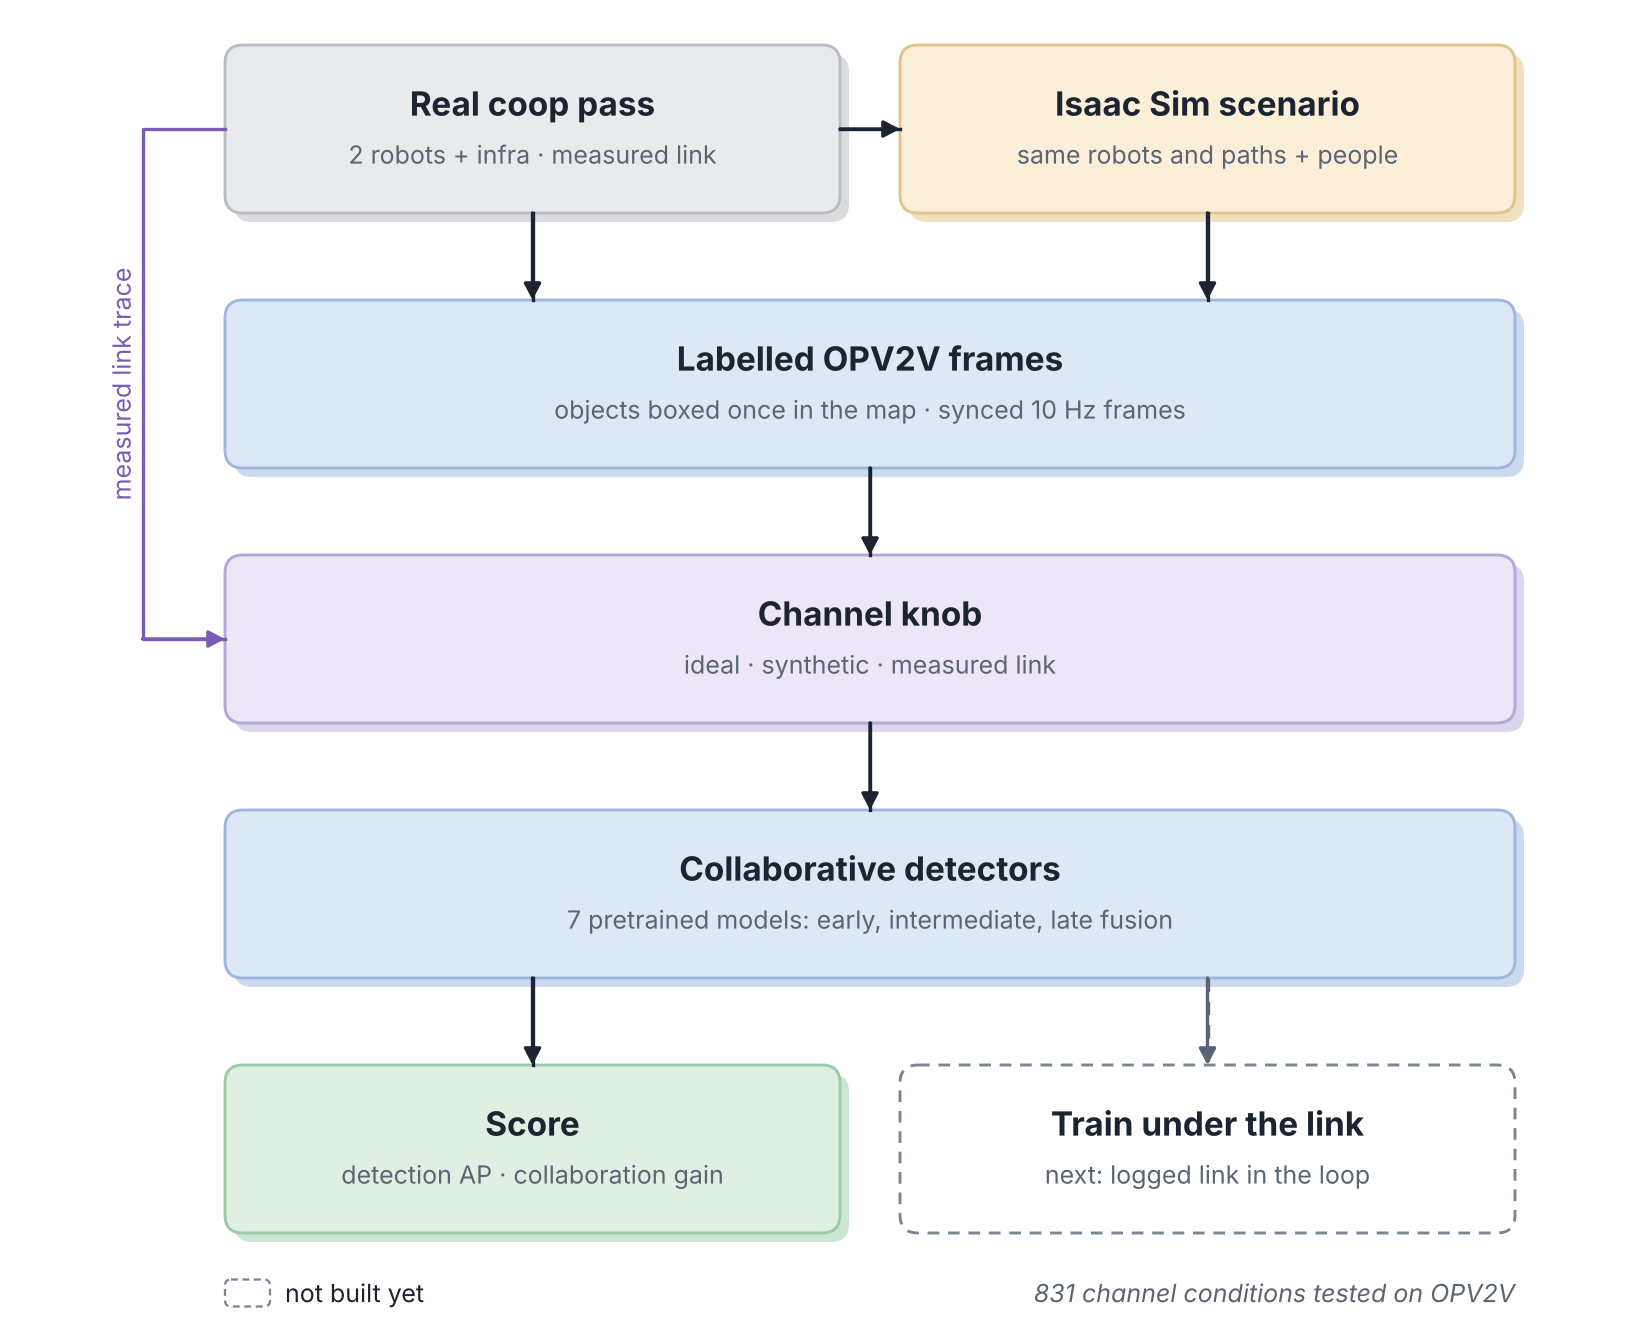

The Python source for this figure:
#!/usr/bin/env python3
"""The collaborative-perception gym as a simple top-to-bottom flow, in the
style of the "Dynamic Digital Twin" slide: real pass and Isaac Sim side by
side, then one column through frames, the channel knob, the detectors and
the score. Dashed = not built yet.

    python3 slides_media/gym_flow.py slides_media/gym_flow.png
"""
import sys

import matplotlib
matplotlib.use("Agg")
import matplotlib.pyplot as plt
from matplotlib.patches import FancyBboxPatch

plt.rcParams["font.family"] = "Inter"

INK, SOFT, LINK = "#1B2430", "#5A6472", "#7A5BB5"
KIND = {  # fill, shadow, edge
    "real":  ("#E9EAEC", "#DADCE0", "#B9BEC6"),
    "sim":   ("#FBEFD9", "#F1E1C2", "#E2C58E"),
    "label": ("#DFF0E3", "#CDE5D3", "#9CCBA8"),
    "data":  ("#DDE8F6", "#CCDAEE", "#9DB7DD"),
    "radio": ("#ECE6F6", "#DDD4EE", "#B7A6DA"),
}

W, H = 1100, 890
fig = plt.figure(figsize=(W / 100, H / 100), dpi=150)
ax = fig.add_axes([0, 0, 1, 1])
ax.set_xlim(0, W); ax.set_ylim(H, 0); ax.axis("off")


def block(x, y, w, h, title, sub, kind, built=True):
    fill, shadow, edge = KIND[kind]
    if built:
        ax.add_patch(FancyBboxPatch((x + 6, y + 6), w, h, boxstyle="round,pad=0,rounding_size=12",
                                    fc=shadow, ec="none"))
    ax.add_patch(FancyBboxPatch((x, y), w, h, boxstyle="round,pad=0,rounding_size=12",
                                fc=fill if built else "white", ec=edge if built else "#7C8594", lw=1.4,
                                linestyle="-" if built else (0, (4, 3))))
    ax.text(x + w / 2, y + h / 2 - 17, title, ha="center", va="center", fontsize=16, weight="bold", color=INK)
    ax.text(x + w / 2, y + h / 2 + 17, sub, ha="center", va="center", fontsize=12, color=SOFT)


def arrow(pts, col=INK, ls="-"):
    xs, ys = zip(*pts)
    ax.plot(xs, ys, color=col, lw=1.6, linestyle=ls, zorder=3)
    ax.annotate("", xy=pts[-1], xytext=pts[-2],
                arrowprops=dict(arrowstyle="-|>,head_length=0.65,head_width=0.34", color=col, lw=1.6,
                                shrinkA=0, shrinkB=0), zorder=4)


X0, CW, RH, GAP = 150, 860, 112, 58
HW = (CW - 40) / 2
ys = [30 + i * (RH + GAP) for i in range(5)]
mid = X0 + CW / 2

# row 1: two sources, real feeds sim
block(X0, ys[0], HW, RH, "Real coop pass", "2 robots + infra · measured link", "real")
block(X0 + HW + 40, ys[0], HW, RH, "Isaac Sim scenario", "same robots and paths + people", "sim")
arrow([(X0 + HW, ys[0] + RH / 2), (X0 + HW + 40, ys[0] + RH / 2)])

# row 2: both become labelled frames
block(X0, ys[1], CW, RH, "Labelled OPV2V frames", "objects boxed once in the map · synced 10 Hz frames", "data")
arrow([(X0 + HW / 2, ys[0] + RH), (X0 + HW / 2, ys[1])])
arrow([(X0 + HW * 1.5 + 40, ys[0] + RH), (X0 + HW * 1.5 + 40, ys[1])])

# rows 3-4: the channel sits between collaborators and the detector
block(X0, ys[2], CW, RH, "Channel knob", "ideal · synthetic · measured link", "radio")
block(X0, ys[3], CW, RH, "Collaborative detectors", "7 pretrained models: early, intermediate, late fusion", "data")
arrow([(mid, ys[1] + RH), (mid, ys[2])])
arrow([(mid, ys[2] + RH), (mid, ys[3])])

# row 5: score, and the next step beside it
block(X0, ys[4], HW, RH, "Score", "detection AP · collaboration gain", "label")
block(X0 + HW + 40, ys[4], HW, RH, "Train under the link", "next: logged link in the loop", "real", built=False)
arrow([(X0 + HW / 2, ys[3] + RH), (X0 + HW / 2, ys[4])])
arrow([(X0 + HW * 1.5 + 40, ys[3] + RH), (X0 + HW * 1.5 + 40, ys[4])], col=SOFT, ls=(0, (4, 3)))

# the measured link goes straight to the knob
lx = 95
arrow([(X0, ys[0] + RH / 2), (lx, ys[0] + RH / 2), (lx, ys[2] + RH / 2), (X0, ys[2] + RH / 2)], col=LINK)
ax.text(lx - 14, (ys[0] + ys[2] + RH) / 2, "measured link trace", rotation=90, ha="center", va="center",
        fontsize=12, color=LINK)

# legend
ly = 862
ax.add_patch(FancyBboxPatch((X0, ly - 9), 30, 18, boxstyle="round,pad=0,rounding_size=4", fc="white",
                            ec="#7C8594", lw=1.1, linestyle=(0, (3, 2))))
ax.text(X0 + 40, ly, "not built yet", ha="left", va="center", fontsize=12, color=INK)
ax.text(X0 + CW, ly, "831 channel conditions tested on OPV2V", ha="right", va="center", fontsize=12,
        style="italic", color=SOFT)

fig.savefig(sys.argv[1], facecolor="white")
print(sys.argv[1])
